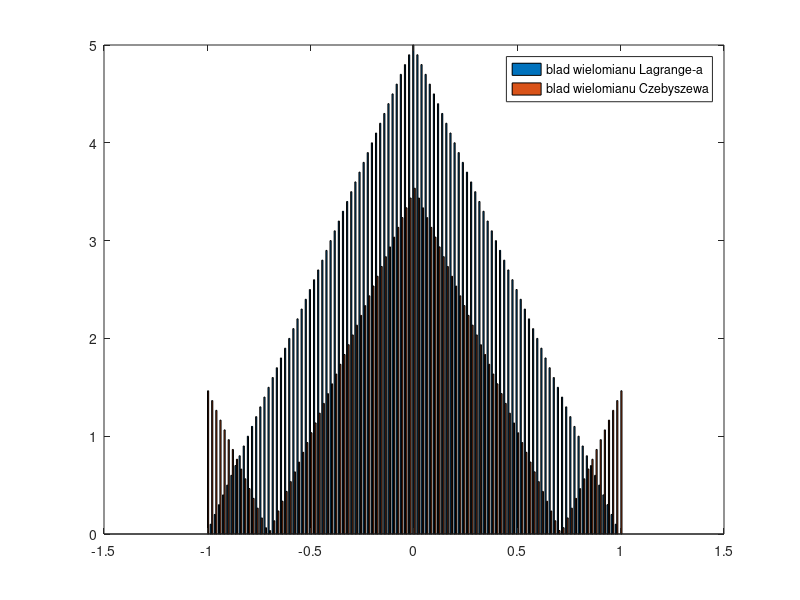

The MATLAB script that drew this image:
n=1; a=-1;b=1;step1=(b-a)/n;x=a:step1:b;y=abs(5*x);for i=0:n xc(i+1)=cos((2*i+1)*pi/(2*n+2)); end;yc=abs(5*xc);step2=(b-a)/100;xt=a:step2:b;wn=polyfit(x,y,n);wnc=polyfit(xc,yc,n);ywn=polyval(wn,xt);ywnc=polyval(wnc,xt);for i=1:101 error(i,1)=abs(ywn(i)-abs(5*xt(i)));error(i,2)=abs(ywnc(i)-abs(5*xt(i))); end; bar(xt,error);legend('blad wielomianu Lagrange-a','blad wielomianu Czebyszewa');